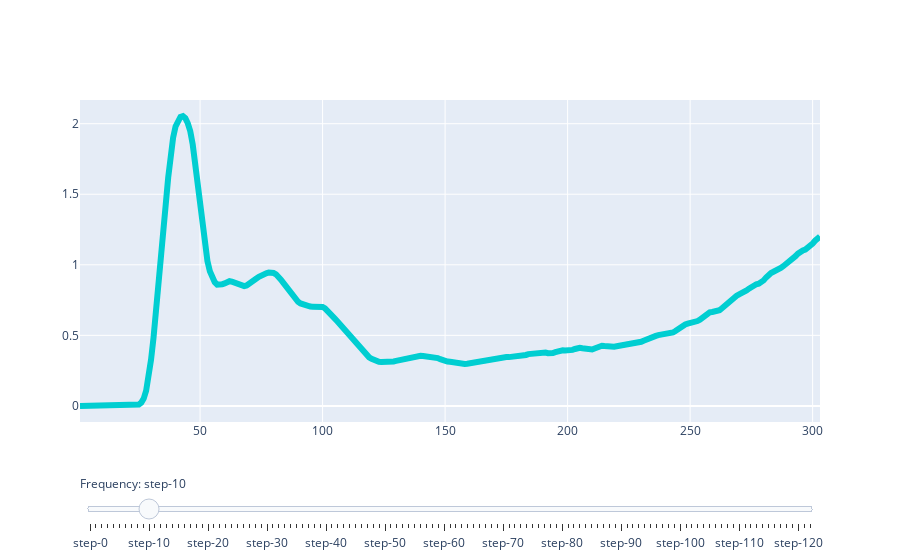

Notebook code cell kept with this figure:
### Code cell
import plotly.graph_objects as go
import numpy as np

#https://plotly.com/python/sliders/

# Create figure
fig = go.Figure()

# Add traces, one for each slider step
for stepx in np.arange(1, 124, 1):
    fig.add_trace(
        go.Scatter(
            visible=False,
            line=dict(color="#00CED1", width=6),
            name="𝜈x = " + str(stepx),
            x=xvals,
            y=block[stepx][62][1:304]))

# Make 10th trace visible
fig.data[10].visible = True

# Create and add slider
steps = []
for i in range(len(fig.data)):
    step = dict(
        method="update",
        args=[{"visible": [False] * len(fig.data)},
              {"title": "Slider switched to step: " + str(i)}],  # layout attribute
    )
    step["args"][0]["visible"][i] = True  # Toggle i'th trace to "visible"
    steps.append(step)

sliders = [dict(
    active=10,
    currentvalue={"prefix": "Frequency: "},
    pad={"t": 50},
    steps=steps
)]

fig.update_layout(
    sliders=sliders
)

fig.show()
